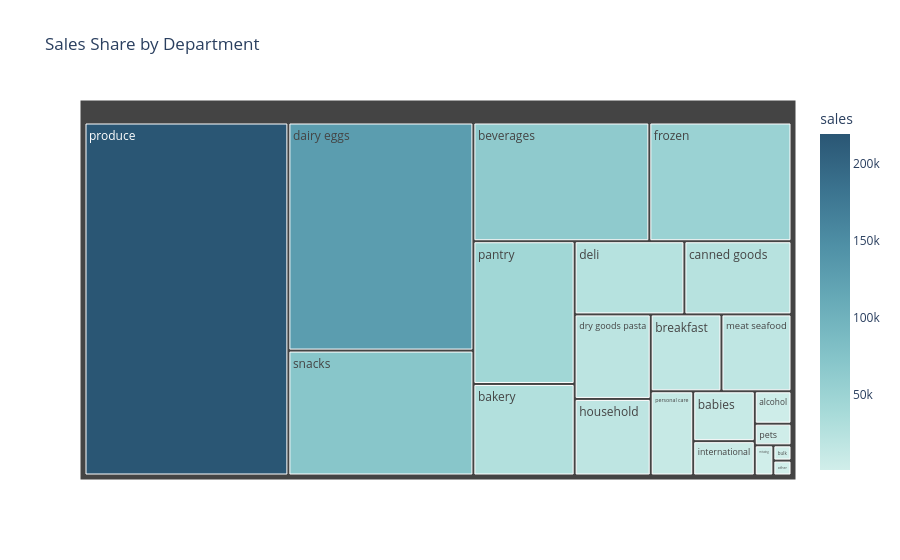

Notebook cell for this chart:
### Code cell
# Treemap of Department Sales
dept_sales = df['department'].value_counts().reset_index(name='sales')
fig = px.treemap(dept_sales, path=['department'], values='sales',
                 title='Sales Share by Department',
                 color='sales', color_continuous_scale='Teal')
fig.show()

### Figure 1 — Plotly figure (JSON) as saved in the notebook; plotly's stock layout.template omitted (floating-point values rounded to 4 significant figures)
{"data": [{"branchvalues": "total", "customdata": [[219700.0], [128800.0], [70540.0], [63760.0], [51520.0], [44110.0], [28290.0], [24510.0], [23920.0], [19630.0], [17780.0], [16600.0], [16430.0], [10930.0], [9365.0], [6448.0], [3631.0], [2426.0], [1713.0], [845.0], [826.0]], "domain": {"x": [0, 1], "y": [0, 1]}, "hovertemplate": "labels=%{label}<br>sales_sum=%{value}<br>parent=%{parent}<br>id=%{id}<br>sales=%{color}<extra></extra>", "ids": ["produce", "dairy eggs", "snacks", "beverages", "frozen", "pantry", "bakery", "deli", "canned goods", "dry goods pasta", "household", "breakfast", "meat seafood", "personal care", "babies", "international", "alcohol", "pets", "missing", "bulk", "other"], "labels": ["produce", "dairy eggs", "snacks", "beverages", "frozen", "pantry", "bakery", "deli", "canned goods", "dry goods pasta", "household", "breakfast", "meat seafood", "personal care", "babies", "international", "alcohol", "pets", "missing", "bulk", "other"], "marker": {"coloraxis": "coloraxis", "colors": [219700.0, 128800.0, 70540.0, 63760.0, 51520.0, 44110.0, 28290.0, 24510.0, 23920.0, 19630.0, 17780.0, 16600.0, 16430.0, 10930.0, 9365.0, 6448.0, 3631.0, 2426.0, 1713.0, 845.0, 826.0]}, "name": "", "parents": ["", "", "", "", "", "", "", "", "", "", "", "", "", "", "", "", "", "", "", "", ""], "type": "treemap", "values": [219700.0, 128800.0, 70540.0, 63760.0, 51520.0, 44110.0, 28290.0, 24510.0, 23920.0, 19630.0, 17780.0, 16600.0, 16430.0, 10930.0, 9365.0, 6448.0, 3631.0, 2426.0, 1713.0, 845.0, 826.0]}], "layout": {"coloraxis": {"colorbar": {"title": {"text": "sales"}}, "colorscale": [[0, "rgb(209, 238, 234)"], [0.1667, "rgb(168, 219, 217)"], [0.3333, "rgb(133, 196, 201)"], [0.5, "rgb(104, 171, 184)"], [0.6667, "rgb(79, 144, 166)"], [0.8333, "rgb(59, 115, 143)"], [1, "rgb(42, 86, 116)"]]}, "legend": {"tracegroupgap": 0}, "title": {"text": "Sales Share by Department"}}}
